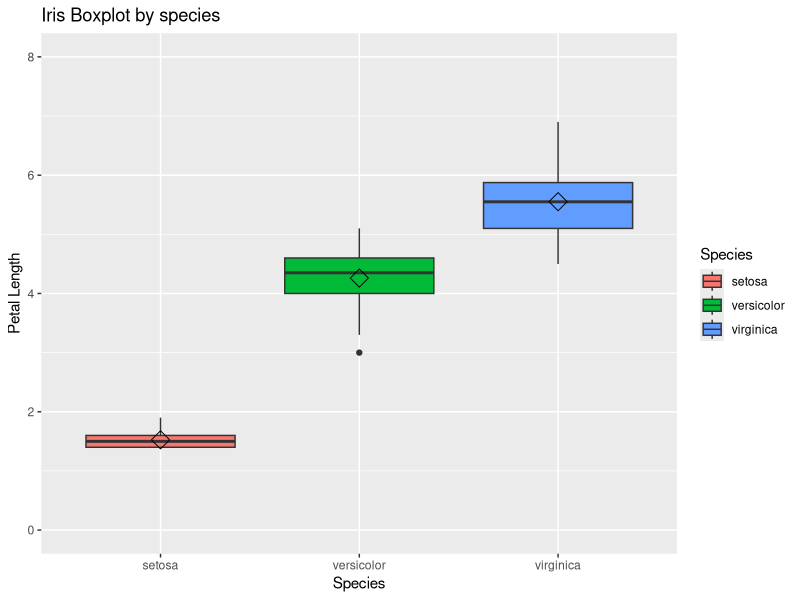
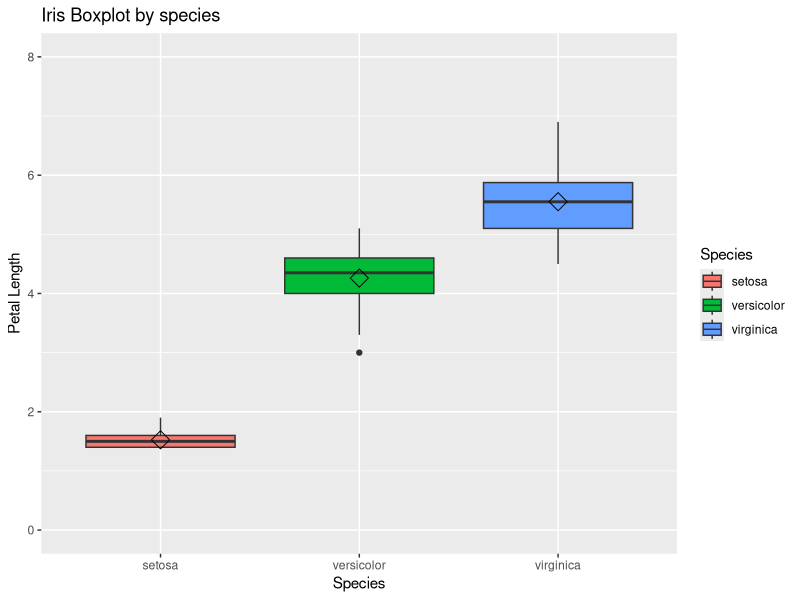

Reproduce these figures in R, in order. (Note: this script raises an error after producing the figures.)
#install packages
install.packages("tidyverse", "dplyr", "ggplot2")
library("tidyverse")
library("dplyr")
library("ggplot2")

#Loading data
data(iris)
#the structure of the data
head(iris)
summary(iris)
str(iris)

#Give a name to the data
iris_df <- iris

#For example, we keep only those with Petal.Length over 1.3
iris_df_new <- filter(iris_df, Petal.Length > 1.3)

results <- iris_df_new %>%
  group_by(Species) %>%
  summarise(
    mean_x = mean(Petal.Length),n = n())


#Now to create a box plot of Petal.Length stratified by species
box <- ggplot(data=iris_df_new, aes(x=Species, y=Petal.Length))

box + 
  geom_boxplot(aes(fill=Species)) +
  ylab("Petal Length") +
  ggtitle("Iris Boxplot by species") +
  stat_summary(fun.y=mean, geom="point", shape=5, size=4) + ylim(0,8)

#save the plot
ggsave("plot1.png", plot = last_plot(), width = 6, height = 4, path="C:/Users/majbai/Desktop/Intermediate R/Iris_Analysis/Assignment 1 figures")

#save the data
write.csv(iris_df_new, "C:/Users/majbai/Desktop/Intermediate R/Iris_Analysis/Assignment 1 data/assignment1data.csv", row.names = FALSE)

#save the results
write.csv(results, "C:/Users/majbai/Desktop/Intermediate R/Iris_Analysis/Assignment 1 results/assignment1results.csv", row.names = FALSE)
